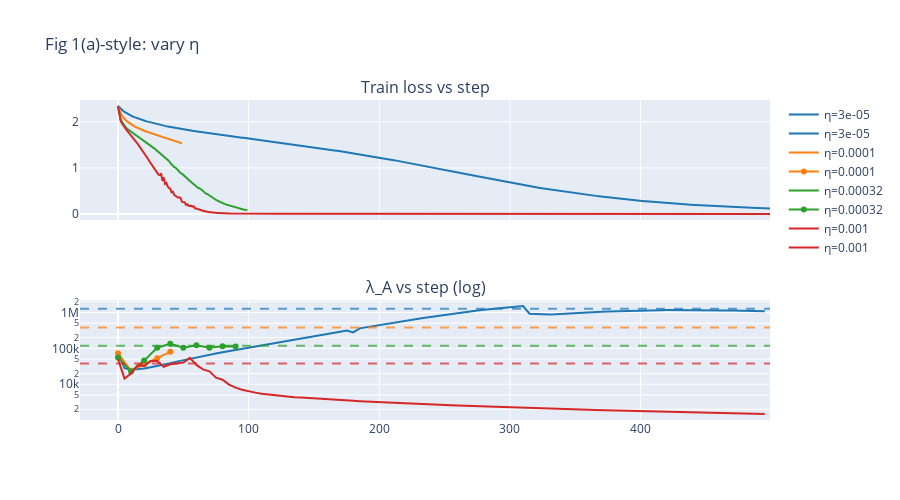

The notebook cell saved with this chart:
### Markdown cell above
### Fig 1(a): vary η

To run experiments from the terminal (e.g. overnight): `python run_aeos_full.py` or `python run_aeos_full.py --quick` for a shorter run. The notebook loads from cache if files exist.

### Code cell
lrs_fig1a = [3e-5, 1e-4, 3.2e-4, 1e-3]
for eta in lrs_fig1a:
    run_experiment(f"fig1a_eta_{eta}", lr=eta, beta1=0.9, beta2=0.999, eps=1e-7, steps=500, sharpness_every=5)

fig = make_subplots(rows=2, cols=1, subplot_titles=("Train loss vs step", "λ_A vs step (log)"), shared_xaxes=True)
colors = ["#1f77b4", "#ff7f0e", "#2ca02c", "#d62728"]
for i, eta in enumerate(lrs_fig1a):
    try:
        df = pd.read_csv(OUTPUT_V2 / f"fig1a_eta_{eta}" / "metrics.csv")
        d = df.dropna(subset=["lambda_A"])
        fig.add_trace(go.Scatter(x=df["step"], y=df["train_loss"], name=f"η={eta}", line=dict(color=colors[i])), row=1, col=1)
        fig.add_trace(go.Scatter(x=d["step"], y=d["lambda_A"], name=f"η={eta}", line=dict(color=colors[i]), yaxis="y2"), row=2, col=1)
        lim = lambda_lim(eta, 0.9)
        fig.add_hline(y=lim, line_dash="dash", line_color=colors[i], opacity=0.7, row=2, col=1)
    except Exception as e:
        print(f"Skip {eta}: {e}")
fig.update_yaxes(type="log", row=2, col=1)
fig.update_layout(height=500, title="Fig 1(a)-style: vary η")
fig.show()
